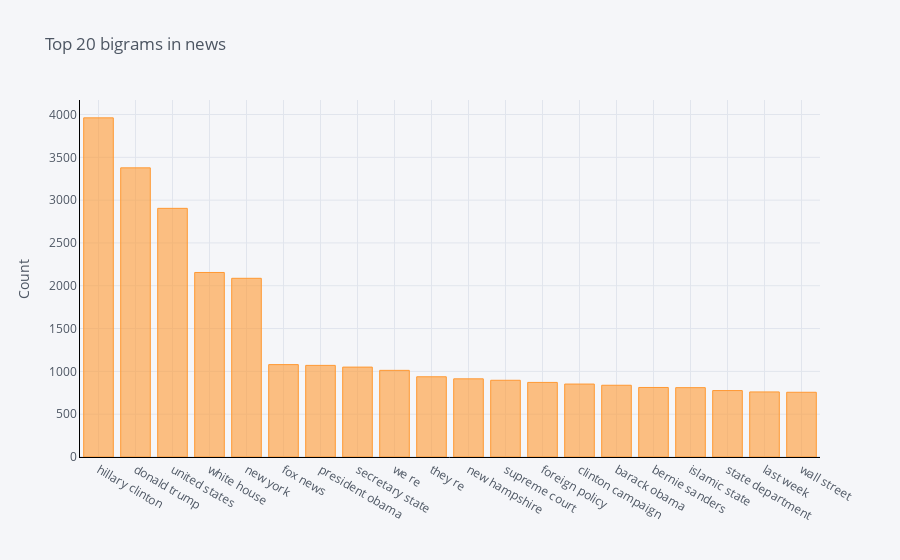

Notebook source saved alongside this figure:
### Code cell
#Creating the dataframe of word and frequency
df3 = pd.DataFrame(common_words, columns = ['news' , 'count'])

#Group by words and plot the sum
df3.groupby('news').sum()['count'].sort_values(ascending=False).iplot(
    kind='bar', yTitle='Count', linecolor='black', title='Top 20 bigrams in news')

### Figure 1 — Plotly figure (JSON) as saved in the notebook; plotly's stock layout.template omitted (floating-point values rounded to 4 significant figures)
{"data": [{"name": "count", "text": "", "y": [3961, 3377, 2904, 2155, 2087, 1079, 1070, 1050, 1012, 937, 913, 896, 871, 852, 838, 812, 810, 776, 760, 756], "marker": {"color": "rgba(255, 153, 51, 0.6)", "line": {"color": "rgba(255, 153, 51, 1.0)", "width": 1}}, "x": ["hillary clinton", "donald trump", "united states", "white house", "new york", "fox news", "president obama", "secretary state", "we re", "they re", "new hampshire", "supreme court", "foreign policy", "clinton campaign", "barack obama", "bernie sanders", "islamic state", "state department", "last week", "wall street"], "type": "bar", "orientation": "v"}], "layout": {"title": {"text": "Top 20 bigrams in news", "font": {"color": "#4D5663"}}, "paper_bgcolor": "#F5F6F9", "plot_bgcolor": "#F5F6F9", "yaxis": {"tickfont": {"color": "#4D5663"}, "title": {"text": "Count", "font": {"color": "#4D5663"}}, "showgrid": true, "zerolinecolor": "#E1E5ED", "gridcolor": "#E1E5ED", "linecolor": "black"}, "xaxis": {"tickfont": {"color": "#4D5663"}, "title": {"text": "", "font": {"color": "#4D5663"}}, "showgrid": true, "zerolinecolor": "#E1E5ED", "gridcolor": "#E1E5ED", "linecolor": "black"}, "legend": {"bgcolor": "#F5F6F9", "font": {"color": "#4D5663"}}}}
